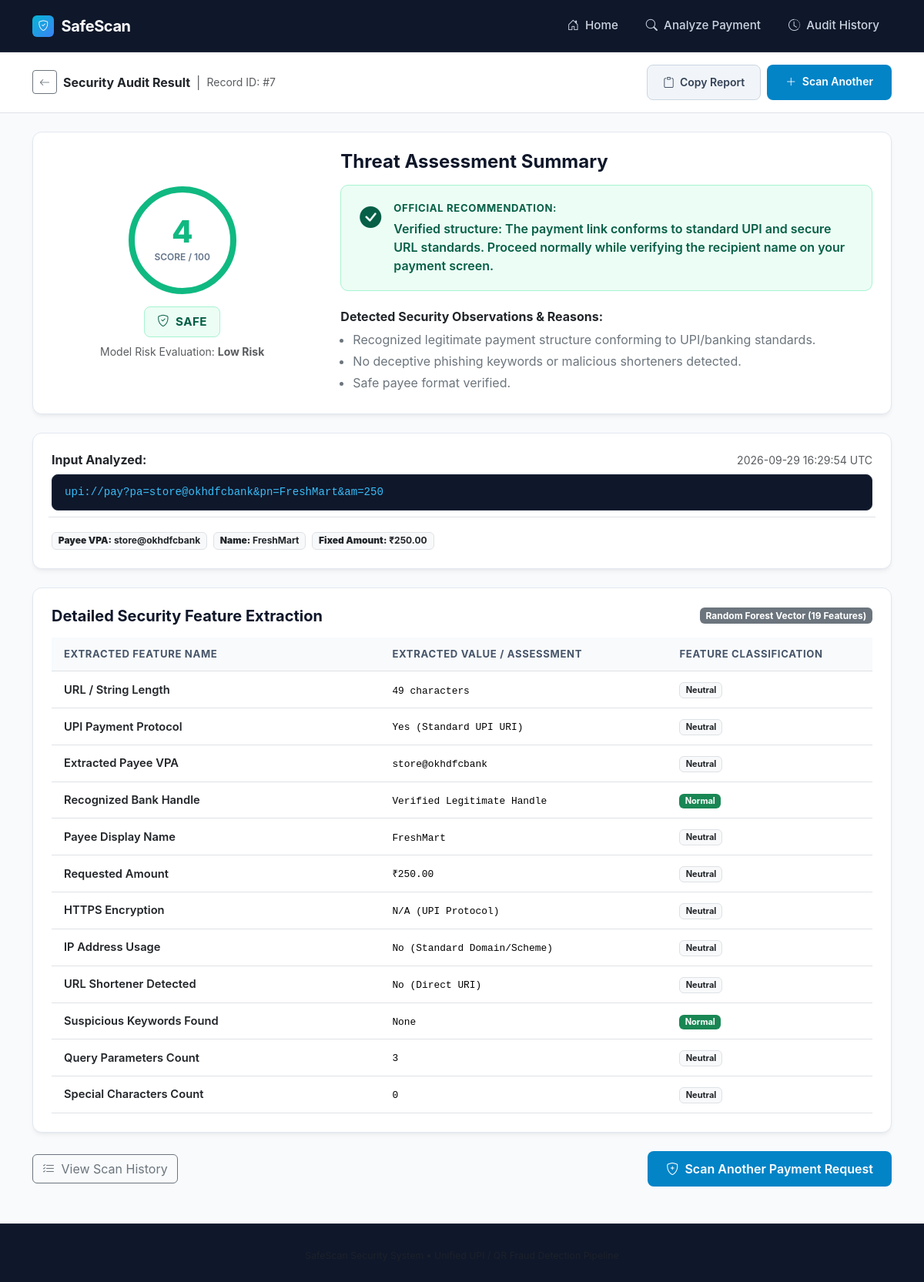
The app's page /result/7 with its own data.
### tables this page shows
CREATE TABLE scans (
            id INTEGER PRIMARY KEY AUTOINCREMENT,
            input_data TEXT NOT NULL,
            prediction TEXT NOT NULL,
            risk_score INTEGER NOT NULL,
            features TEXT NOT NULL,
            created_at TIMESTAMP DEFAULT CURRENT_TIMESTAMP
        );

### SafeScan/app.py (the view)
@app.route('/result/<int:scan_id>')
def result(scan_id):
    scan = get_scan_by_id(scan_id)
    if not scan:
        flash(f'Scan report #{scan_id} not found.', 'danger')
        return redirect(url_for('analyze'))
    return render_template('result.html', scan=scan, analysis=scan['features'])

### SafeScan/database.py (called while the page is built, shortened)
def get_db_path() -> str:
    return os.path.join(CURRENT_DIR, 'safescan.db')

def get_connection():
    conn = sqlite3.connect(get_db_path())
    conn.row_factory = sqlite3.Row
    return conn

def get_scan_by_id(scan_id: int):
    conn = get_connection()
    cursor = conn.cursor()
    cursor.execute("""
        SELECT id, input_data, prediction, risk_score, features, created_at
        FROM scans
        WHERE id = ?
    """, (scan_id,))
    row = cursor.fetchone()
    conn.close()
    if not row:
        return None
    try:
        feat_dict = json.loads(row['features'])
    except Exception:
        feat_dict = {}
    return {
        'id': row['id'],
        'input_data': row['input_data'],
        'prediction': row['prediction'],
        'risk_score': row['risk_score'],
        'features': feat_dict,
        'created_at': row['created_at']
    }

### SafeScan/templates/result.html (shortened to what this page needs)
<!DOCTYPE html>
<html lang="en">
<head>
  <link href="https://cdn.jsdelivr.net/npm/bootstrap@5.3.3/dist/css/bootstrap.min.css" rel="stylesheet">
  <link rel="stylesheet" href="https://cdn.jsdelivr.net/npm/bootstrap-icons@1.11.3/font/bootstrap-icons.min.css">
  <link rel="stylesheet" href="{{ url_for('static', filename='css/style.css') }}">
</head>
<body>
  <nav class="navbar navbar-expand-lg navbar-safescan">
    <div class="container">
      <a class="navbar-brand navbar-brand-logo" href="{{ url_for('index') }}">
        <div class="navbar-brand-shield">
          <i class="bi bi-shield-check"></i>
        </div>
        <span>SafeScan</span>
      </a>
      <div class="collapse navbar-collapse" id="navMenu">
        <ul class="navbar-nav ms-auto align-items-lg-center gap-1">
          <li class="nav-item">
            <a class="nav-link nav-link-custom" href="{{ url_for('index') }}">
              <i class="bi bi-house-door me-1"></i> Home
            </a>
          </li>
          <li class="nav-item">
            <a class="nav-link nav-link-custom" href="{{ url_for('analyze') }}">
              <i class="bi bi-search me-1"></i> Analyze Payment
            </a>
          </li>
          <li class="nav-item">
            <a class="nav-link nav-link-custom" href="{{ url_for('history') }}">
              <i class="bi bi-clock-history me-1"></i> Audit History
            </a>
          </li>
        </ul>
      </div>
    </div>
  </nav>
  <div class="bg-white border-bottom py-3 mb-4">
    <div class="container d-flex flex-column flex-md-row justify-content-between align-items-md-center gap-2">
      <div class="d-flex align-items-center gap-2">
        <a href="{{ url_for('analyze') }}" class="btn btn-sm btn-outline-secondary">
          <i class="bi bi-arrow-left"></i>
        </a>
        <span class="fw-bold text-dark">Security Audit Result</span>
        <span class="text-muted">|</span>
        <span class="text-muted small">Record ID: #{{ scan.id }}</span>
      </div>
      <div class="d-flex gap-2">
        <button
          id="btn-copy-report"
          class="btn btn-sm btn-secondary-action"
          data-report="SafeScan Threat Report&#10;Record: #{{ scan.id }}&#10;Prediction: {{ scan.prediction }}&#10;Risk Score: {{ scan.risk_score }}/100&#10;Input: {{ scan.input_data }}&#10;Recommendation: {{ analysis.recommendation }}"
        >
          <i class="bi bi-clipboard me-1"></i> Copy Report
        </button>
        <a href="{{ url_for('analyze') }}" class="btn btn-sm btn-primary-action">
          <i class="bi bi-plus-lg me-1"></i> Scan Another
        </a>
      </div>
    </div>
  </div>
  <main class="container mb-5">
    <div class="card-security p-4 mb-4">
      <div class="row align-items-center g-4">
        <div class="col-md-4 text-center border-end-md">
          <div class="risk-meter-container">
            <div class="risk-circle {% if scan.risk_score <= 30 %}safe{% elif scan.risk_score <= 70 %}suspicious{% else %}danger{% endif %}">
              <span class="risk-circle-number">{{ scan.risk_score }}</span>
              <span class="risk-circle-label">Score / 100</span>
            </div>
            <div>
              {% if scan.prediction == 'SAFE' %}
                <div class="badge-status badge-status-safe">
                  <i class="bi bi-shield-check"></i>
                  <span>SAFE</span>
                </div>
              {% elif scan.prediction == 'SUSPICIOUS' %}
                <div class="badge-status badge-status-suspicious">
                  <i class="bi bi-exclamation-triangle"></i>
                  <span>SUSPICIOUS</span>
                </div>
              {% else %}
                <div class="badge-status badge-status-danger">
                  <i class="bi bi-shield-x"></i>
                  <span>HIGH RISK / FRAUD</span>
                </div>
              {% endif %}
            </div>
            <div class="text-muted small mt-2">
              Model Risk Evaluation: <strong>{{ analysis.risk_level_text }}</strong>
            </div>
          </div>
        </div>
        <div class="col-md-8 ps-md-4">
          <h4 class="fw-bold mb-3">Threat Assessment Summary</h4>
          <div class="recommendation-box mb-4 {% if scan.risk_score <= 30 %}recommendation-safe{% elif scan.risk_score <= 70 %}recommendation-suspicious{% else %}recommendation-danger{% endif %}">
            <div class="fs-3">
              {% if scan.risk_score <= 30 %}
                <i class="bi bi-check-circle-fill"></i>
              {% elif scan.risk_score <= 70 %}
                <i class="bi bi-exclamation-diamond-fill"></i>
              {% else %}
                <i class="bi bi-x-octagon-fill"></i>
              {% endif %}
            </div>
            <div>
              <div class="fw-bold mb-1 text-uppercase" style="letter-spacing: 0.05em; font-size: 0.82rem;">
                Official Recommendation:
              </div>
              <div class="fw-semibold">
                {{ analysis.recommendation }}
              </div>
            </div>
          </div>
          <div>
            <h6 class="fw-bold text-dark mb-2">Detected Security Observations & Reasons:</h6>
            <ul class="mb-0 ps-3">
              {% for reason in analysis.reasons %}
                <li class="mb-1 text-secondary">{{ reason }}</li>
              {% endfor %}
            </ul>
          </div>
        </div>
      </div>
    </div>
    <div class="card-security p-4 mb-4">
      <div class="d-flex justify-content-between align-items-center mb-2">
        <h6 class="fw-bold text-dark mb-0">Input Analyzed:</h6>
        <span class="text-muted small">{{ scan.created_at }} UTC</span>
      </div>
      <div class="mono-snippet">
        {{ scan.input_data }}
      </div>
      {% if analysis.parsed_vpa or analysis.payee_name or analysis.amount %}
        <div class="row g-2 mt-2 pt-2 border-top">
          {% if analysis.parsed_vpa %}
          <div class="col-auto">
            <span class="badge bg-light text-dark border">
              <strong>Payee VPA:</strong> {{ analysis.parsed_vpa }}
            </span>
          </div>
          {% endif %}
          {% if analysis.payee_name %}
          <div class="col-auto">
            <span class="badge bg-light text-dark border">
              <strong>Name:</strong> {{ analysis.payee_name }}
            </span>
          </div>
          {% endif %}
          {% if analysis.amount > 0 %}
          <div class="col-auto">
            <span class="badge bg-light text-dark border">
              <strong>Fixed Amount:</strong> ₹{{ "{:,.2f}".format(analysis.amount) }}
            </span>
          </div>
          {% endif %}
        </div>
      {% endif %}
    </div>
    <div class="card-security p-4 mb-4">
      <div class="d-flex justify-content-between align-items-center mb-3">
        <h5 class="fw-bold mb-0">Detailed Security Feature Extraction</h5>
        <span class="badge bg-secondary">Random Forest Vector (19 Features)</span>
      </div>
      <div class="table-responsive">
        <table class="table table-hover table-features align-middle mb-0">
          <thead>
            <tr>
              <th style="width: 40%;">Extracted Feature Name</th>
              <th style="width: 35%;">Extracted Value / Assessment</th>
              <th style="width: 25%;">Feature Classification</th>
            </tr>
          </thead>
          <tbody>
            {% for fname, fval in analysis.detected_features.items() %}
            <tr>
              <td class="fw-semibold text-dark">{{ fname }}</td>
              <td>
                <span class="font-monospace small">{{ fval }}</span>
              </td>
              <td>
                {% if 'Insecure' in fval|string or 'Yes (Direct IP' in fval|string or 'Yes (Concealed' in fval|string %}
                  <span class="badge bg-danger">Flagged Risk</span>
                {% elif 'None' in fval|string or 'Secure' in fval|string or 'Verified' in fval|string %}
                  <span class="badge bg-success">Normal</span>
                {% else %}
                  <span class="badge bg-light text-dark border">Neutral</span>
                {% endif %}
              </td>
            </tr>
            {% endfor %}
          </tbody>
        </table>
      </div>
    </div>
    <div class="d-flex justify-content-between align-items-center">
      <a href="{{ url_for('history') }}" class="btn btn-outline-secondary">
        <i class="bi bi-list-check me-1"></i> View Scan History
      </a>
      <a href="{{ url_for('analyze') }}" class="btn btn-primary-action">
        <i class="bi bi-shield-plus me-1"></i> Scan Another Payment Request
      </a>
    </div>
  </main>
  <footer>
    <div class="container text-center text-muted small">
    </div>
  </footer>
</body>
</html>

### SafeScan/static/css/style.css (style rules this page uses)
:root { --primary-navy: #0f172a; --secondary-navy: #1e293b; --accent-cyan: #06b6d4; --accent-cyan-hover: #0891b2; --safe-green: #10b981; --safe-green-bg: #ecfdf5; --suspicious-amber: #f59e0b; --suspicious-amber-bg: #fffbeb; --fraud-red: #ef4444; --fraud-red-bg: #fef2f2; --text-dark: #0f172a; --text-muted: #64748b; --border-color: #e2e8f0; --card-bg: #ffffff; --app-bg: #f8fafc; }
body { font-family: -apple-system, BlinkMacSystemFont, "Segoe UI", Roboto, "Helvetica Neue", Arial, sans-serif; background-color: var(--app-bg); color: var(--text-dark); min-height: 100vh; display: flex; flex-direction: column; }
.navbar-safescan { background-color: var(--primary-navy); border-bottom: 1px solid rgba(255, 255, 255, 0.1); padding: 0.85rem 1rem; }
.navbar-brand-logo { display: flex; align-items: center; gap: 0.6rem; font-weight: 700; font-size: 1.25rem; color: #ffffff !important; letter-spacing: -0.02em; }
.navbar-brand-shield { width: 28px; height: 28px; background: linear-gradient(135deg, var(--accent-cyan), #3b82f6); border-radius: 6px; display: flex; align-items: center; justify-content: center; color: #fff; font-weight: 800; font-size: 0.85rem; }
.nav-link-custom { color: #cbd5e1 !important; font-weight: 500; font-size: 0.95rem; padding: 0.5rem 1rem !important; border-radius: 6px; transition: all 0.2s ease; }
.card-security { background-color: var(--card-bg); border: 1px solid var(--border-color); border-radius: 12px; box-shadow: 0 4px 6px -1px rgba(0, 0, 0, 0.05), 0 2px 4px -2px rgba(0, 0, 0, 0.05); transition: transform 0.2s ease, box-shadow 0.2s ease; }
.risk-meter-container { display: flex; flex-direction: column; align-items: center; justify-content: center; padding: 1.5rem; }
.risk-circle { width: 140px; height: 140px; border-radius: 50%; display: flex; flex-direction: column; align-items: center; justify-content: center; border: 8px solid; position: relative; background-color: #ffffff; margin-bottom: 1rem; }
.risk-circle.safe { border-color: var(--safe-green); color: var(--safe-green); }
.risk-circle-number { font-size: 2.5rem; font-weight: 800; line-height: 1; }
.risk-circle-label { font-size: 0.75rem; font-weight: 600; text-transform: uppercase; color: var(--text-muted); margin-top: 4px; }
.badge-status { padding: 0.5rem 1rem; font-weight: 700; font-size: 0.95rem; letter-spacing: 0.03em; border-radius: 8px; display: inline-flex; align-items: center; gap: 0.5rem; }
.badge-status-safe { background-color: var(--safe-green-bg); color: #065f46; border: 1px solid #a7f3d0; }
.mono-snippet { font-family: ui-monospace, SFMono-Regular, Menlo, Monaco, Consolas, "Liberation Mono", monospace; background-color: #0f172a; color: #38bdf8; padding: 0.75rem 1rem; border-radius: 8px; word-break: break-all; font-size: 0.88rem; border: 1px solid #1e293b; }
.table-features th { background-color: #f8fafc; color: #475569; font-size: 0.82rem; text-transform: uppercase; letter-spacing: 0.05em; padding: 0.75rem 1rem; }
.table-features td { padding: 0.75rem 1rem; font-size: 0.92rem; vertical-align: middle; }
.recommendation-box { border-radius: 10px; padding: 1.25rem 1.5rem; display: flex; align-items: flex-start; gap: 1rem; }
.recommendation-safe { background-color: var(--safe-green-bg); border: 1px solid #a7f3d0; color: #065f46; }
.btn-primary-action { background-color: #0284c7; border: none; color: #ffffff; font-weight: 600; padding: 0.7rem 1.5rem; border-radius: 8px; transition: all 0.2s ease; }
.btn-secondary-action { background-color: #f1f5f9; border: 1px solid #cbd5e1; color: #334155; font-weight: 600; padding: 0.7rem 1.25rem; border-radius: 8px; transition: all 0.2s ease; }
footer { margin-top: auto; background-color: var(--primary-navy); color: #94a3b8; padding: 2rem 0 1.5rem 0; font-size: 0.88rem; border-top: 1px solid rgba(255, 255, 255, 0.08); }

### records on screen
scans: id "7", risk_score "4", created_at "2026-09-29 16:29:54", input_data "upi://pay?pa=store@okhdfcbank&pn=FreshMart&am=250"

### other values on screen
{{ analysis.risk_level_text }} "Low Risk"
{{ analysis.recommendation }} "Verified structure: The payment link conforms to standard UPI and secure URL standards. Proceed normally while verifying the recipient name on your payment screen."
{{ reason }} "Recognized legitimate payment structure conforming to UPI/banking standards." "No deceptive phishing keywords or malicious shorteners detected." "Safe payee format verified."
{{ analysis.parsed_vpa }} "store@okhdfcbank"
{{ analysis.payee_name }} "FreshMart"
{{ "{:,.2f}".format(analysis.amount) }} "250.00"
{{ fname }} "URL / String Length" "UPI Payment Protocol" "Extracted Payee VPA" "Recognized Bank Handle" "Payee Display Name" "Requested Amount" "HTTPS Encryption" "IP Address Usage" "URL Shortener Detected" "Suspicious Keywords Found" "Query Parameters Count" "Special Characters Count"
{{ fval }} "49 characters" "Yes (Standard UPI URI)" "store@okhdfcbank" "Verified Legitimate Handle" "FreshMart" "₹250.00" "N/A (UPI Protocol)" "No (Standard Domain/Scheme)" "No (Direct URI)" "None" "3" "0"
